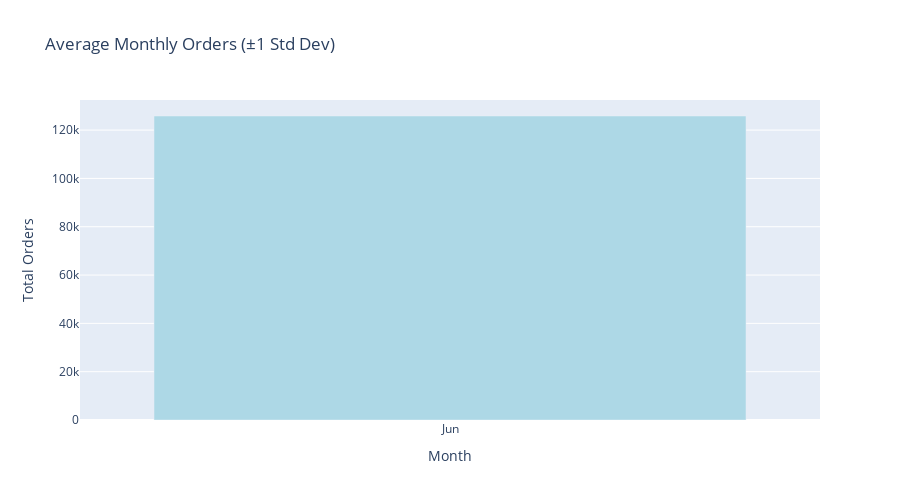

The code cell stored with this chart in its notebook:
### Markdown cell above
## 4. Seasonality Patterns by Month

### Code cell
# Extract month and year for analysis
df_total['month'] = df_total['year_month'].dt.month
df_total['year'] = df_total['year_month'].dt.year

# Monthly patterns
monthly_avg = df_total.groupby('month')['total_orders'].agg(['mean', 'std', 'min', 'max']).reset_index()
monthly_avg['cv'] = monthly_avg['std'] / monthly_avg['mean']  # Coefficient of variation

# Create month names
month_names = ['Jan', 'Feb', 'Mar', 'Apr', 'May', 'Jun', 'Jul', 'Aug', 'Sep', 'Oct', 'Nov', 'Dec']
monthly_avg['month_name'] = monthly_avg['month'].apply(lambda x: month_names[x-1])

print("\n=== Monthly Seasonality Patterns ===")
display(monthly_avg)

# Visualize monthly patterns
fig = go.Figure()

fig.add_trace(go.Bar(
    x=monthly_avg['month_name'],
    y=monthly_avg['mean'],
    error_y=dict(type='data', array=monthly_avg['std']),
    name='Average Orders',
    marker_color='lightblue'
))

fig.update_layout(
    title='Average Monthly Orders (±1 Std Dev)',
    xaxis_title='Month',
    yaxis_title='Total Orders',
    height=500,
    showlegend=False
)

fig.write_html('../results/monthly_seasonality.html')
fig.show()

# Identify peak and low months
peak_month = monthly_avg.loc[monthly_avg['mean'].idxmax(), 'month_name']
low_month = monthly_avg.loc[monthly_avg['mean'].idxmin(), 'month_name']
peak_value = monthly_avg['mean'].max()
low_value = monthly_avg['mean'].min()
seasonality_amplitude = ((peak_value - low_value) / monthly_avg['mean'].mean()) * 100

print(f"\n📊 Peak month: {peak_month} ({peak_value:.0f} orders)")
print(f"📉 Low month: {low_month} ({low_value:.0f} orders)")
print(f"📈 Seasonality amplitude: {seasonality_amplitude:.1f}%")

### Figure 1 — Plotly figure (JSON) as saved in the notebook; plotly's stock layout.template omitted (floating-point values rounded to 4 significant figures)
{"data": [{"error_y": {"array": [NaN], "type": "data"}, "marker": {"color": "lightblue"}, "name": "Average Orders", "type": "bar", "x": ["Jun"], "y": [125800.0]}], "layout": {"height": 500, "showlegend": false, "title": {"text": "Average Monthly Orders (±1 Std Dev)"}, "xaxis": {"title": {"text": "Month"}}, "yaxis": {"title": {"text": "Total Orders"}}}}
